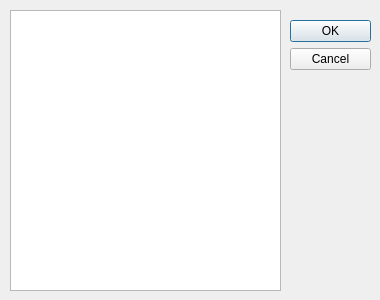
<?xml version="1.0" encoding="UTF-8"?>
<ui version="4.0">
 <class>SelectSerialPortDlg</class>
 <widget class="QDialog" name="SelectSerialPortDlg">
  <property name="windowModality">
   <enum>Qt::WindowModal</enum>
  </property>
  <property name="geometry">
   <rect>
    <x>0</x>
    <y>0</y>
    <width>380</width>
    <height>300</height>
   </rect>
  </property>
  <property name="windowTitle">
   <string>Select Serial Port</string>
  </property>
  <property name="modal">
   <bool>true</bool>
  </property>
  <widget class="QDialogButtonBox" name="buttonBox">
   <property name="geometry">
    <rect>
     <x>290</x>
     <y>20</y>
     <width>81</width>
     <height>241</height>
    </rect>
   </property>
   <property name="orientation">
    <enum>Qt::Vertical</enum>
   </property>
   <property name="standardButtons">
    <set>QDialogButtonBox::Cancel|QDialogButtonBox::Ok</set>
   </property>
  </widget>
  <widget class="QListWidget" name="serialDeviceListWidget">
   <property name="geometry">
    <rect>
     <x>10</x>
     <y>10</y>
     <width>271</width>
     <height>281</height>
    </rect>
   </property>
   <property name="selectionBehavior">
    <enum>QAbstractItemView::SelectRows</enum>
   </property>
   <property name="sortingEnabled">
    <bool>true</bool>
   </property>
  </widget>
 </widget>
 <resources/>
 <connections>
  <connection>
   <sender>buttonBox</sender>
   <signal>accepted()</signal>
   <receiver>SelectSerialPortDlg</receiver>
   <slot>accept()</slot>
   <hints>
    <hint type="sourcelabel">
     <x>248</x>
     <y>254</y>
    </hint>
    <hint type="destinationlabel">
     <x>157</x>
     <y>274</y>
    </hint>
   </hints>
  </connection>
  <connection>
   <sender>buttonBox</sender>
   <signal>rejected()</signal>
   <receiver>SelectSerialPortDlg</receiver>
   <slot>reject()</slot>
   <hints>
    <hint type="sourcelabel">
     <x>316</x>
     <y>260</y>
    </hint>
    <hint type="destinationlabel">
     <x>286</x>
     <y>274</y>
    </hint>
   </hints>
  </connection>
 </connections>
</ui>
